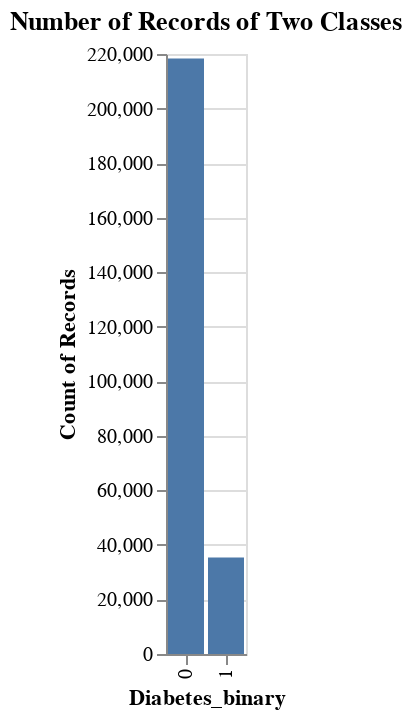

Notebook code for this chart:
### Code cell
# Check the inbalance sample size of the two classes
alt.Chart(dat, title = "Number of Records of Two Classes").mark_bar().encode(
    x = "Diabetes_binary", 
    y = "count()"
)

### Figure 1 — Vega specification as saved in the notebook (floating-point values rounded to 4 significant figures)
{"$schema": "https://vega.github.io/schema/vega/v5.json", "data": [{"name": "source_0", "values": [{"Diabetes_binary": "0", "__count": 218334}, {"Diabetes_binary": "1", "__count": 35346}]}, {"name": "source_0_x_domain_Diabetes_binary", "values": [{"Diabetes_binary": "0"}, {"Diabetes_binary": "1"}]}, {"name": "source_0_y_domain___count", "values": [{"min": 35346, "max": 218334}]}], "signals": [{"name": "x_step", "value": 20}, {"name": "width", "update": "bandspace(domain('x').length, 0.1, 0.05) * x_step"}], "marks": [{"type": "rect", "name": "marks", "from": {"data": "source_0"}, "encode": {"update": {"width": {"signal": "max(0.25, bandwidth('x'))"}, "fill": {"value": "#4c78a8"}, "x": {"field": "Diabetes_binary", "scale": "x"}, "y2": {"value": 0, "scale": "y"}, "y": {"field": "__count", "scale": "y"}}}, "style": ["bar"]}], "scales": [{"name": "x", "type": "band", "domain": {"data": "source_0_x_domain_Diabetes_binary", "field": "Diabetes_binary", "sort": true}, "range": {"step": {"signal": "x_step"}}, "paddingInner": 0.1, "paddingOuter": 0.05}, {"name": "y", "type": "linear", "domain": [{"signal": "(data(\"source_0_y_domain___count\")[0] || {}).min"}, {"signal": "(data(\"source_0_y_domain___count\")[0] || {}).max"}], "range": [{"signal": "height"}, 0], "zero": true, "nice": true}], "axes": [{"scale": "y", "grid": true, "tickCount": {"signal": "ceil(height/40)"}, "orient": "left", "domain": false, "aria": false, "gridScale": "x", "labels": false, "maxExtent": 0, "zindex": 0, "minExtent": 0, "ticks": false}, {"scale": "x", "title": "Diabetes_binary", "labelAlign": "right", "orient": "bottom", "zindex": 0, "labelAngle": 270, "labelBaseline": "middle", "grid": false}, {"scale": "y", "grid": false, "zindex": 0, "title": "Count of Records", "labelOverlap": true, "orient": "left", "tickCount": {"signal": "ceil(height/40)"}}], "title": {"text": "Number of Records of Two Classes", "frame": "group"}, "height": 300, "padding": 5, "background": "white", "style": "cell"}
